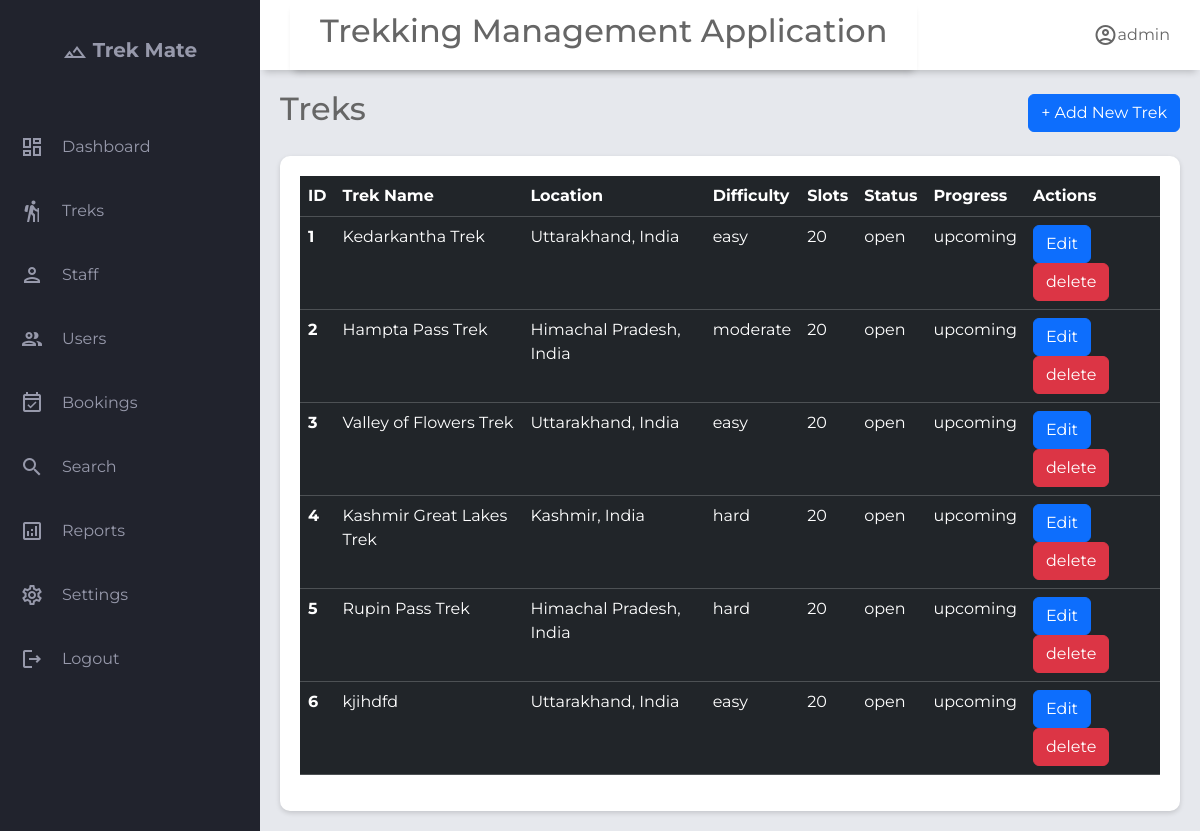
Before: /admin/treks with the older database file.
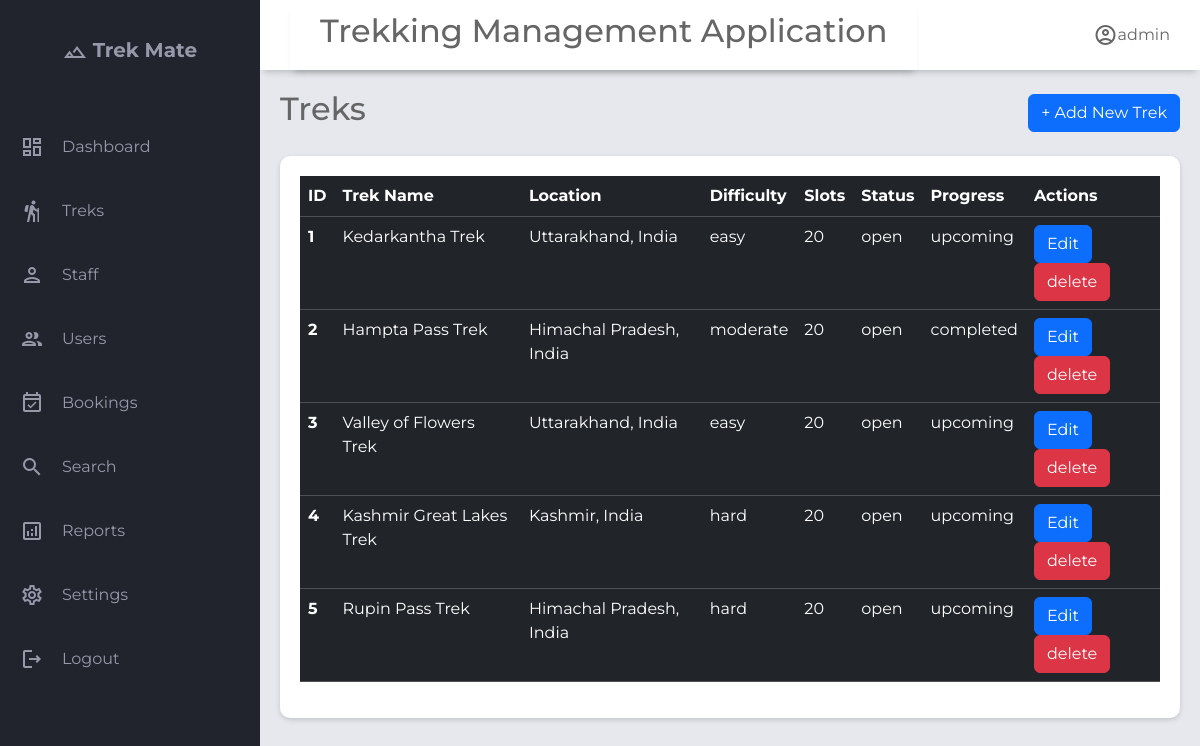
After: the same page with the newer database file.
### application/models.py (models this page shows)
class Trek(db.Model):
    __tablename__='trek'
    id              = db.Column(db.Integer, primary_key=True)
    name            = db.Column(db.String(), nullable=False)
    description     = db.Column(db.Text, nullable=True)
    location        = db.Column(db.String(), nullable=True)
    difficulty      = db.Column(db.String(), nullable=False, default='moderate')  # easy | moderate | hard
    duration_days   = db.Column(db.Integer, nullable=False)
    start_date      = db.Column(db.DateTime, nullable=True)
    end_date        = db.Column(db.DateTime, nullable=True)
    max_slots       = db.Column(db.Integer, nullable=False, default=20)
    available_slots = db.Column(db.Integer, nullable=False, default=20)
    price           = db.Column(db.Numeric, nullable=False, default=0.0)
    status          = db.Column(Enum('open','closed',name='trek_status'),nullable=False, default='pending')
    trek_progress   = db.Column(Enum('upcoming','started','completed',name="trek_progress"),default='upcoming')
    created_at      = db.Column(db.DateTime, default=db.func.now())
    updated_at      = db.Column(db.DateTime, onupdate=db.func.now())
    image           = db.Column(db.String(200))
    assigned_staffs=db.relationship('Staff_profile',secondary='trek_staff_assignment',lazy=True,back_populates='assigned_treks')#many to many relationship
    bookings=db.relationship('Booking',back_populates='trek',lazy=True,cascade="all, delete-orphan")#one to many relationship as one trek can have multiple bookings but not other side, as one booking can belong to a single trek

### application/controller.py (the view)
@app.route("/admin/treks")
def manage_treks():
    treks=Trek.query.all()
    user=User.query.filter_by(role="admin").first()
    return render_template("admin_treks.html",treks=treks,user=user)

### templates/admin_treks.html (shortened to what this page needs)
{% extends "base.html" %}
{% block header_title %}
Treks
{% endblock %}
{% block header_button %}
<a class="btn btn-primary" href="/admin/add_treks" role="button"> + Add New Trek</a>
{% endblock %}
{% block content %}
<section class="table-section">
    <div class="table-content">
        <table class="table table-dark table-hover">
            <thead>
                <tr>
                    <th scope="col">ID</th>
                    <th scope="col">Trek Name</th>
                    <th scope="col">Location</th>
                    <th scope="col">Difficulty</th>
                    <th scope="col">Slots</th>
                    <th scope="col">Status</th>
                    <th scope="col">Progress</th>
                    <th scope="col">Actions</th>
                </tr>
            </thead>
            <tbody class="table-hover">
                {% for trek in treks %}
                <tr>
                    <th scope="row">{{trek.id}}</th>
                    <td>{{trek.name}}</td>
                    <td>{{trek.location}}</td>
                    <td>{{trek.difficulty}}</td>
                    <td>{{trek.available_slots}}</td>
                    <td>{{trek.status}}</td>
                    <td>{{trek.trek_progress}}</td>
                    <td>
                        <a href="/update/{{trek.id}}/trek" class="btn btn-primary">Edit</a>
                        <a href="/delete/{{trek.id}}/trek" class="btn btn-danger">delete</a>
                    </td>
                </tr>
                {% endfor %}
            </tbody>
        </table>
    </div>
</section>
{% endblock %}

Changed rows visible on the page:
removed Trek: id "6", name "kjihdfd", location "Uttarakhand, India", difficulty "easy", available_slots "20", status "open", trek_progress "upcoming"
changed Trek "Hampta Pass Trek": trek_progress "upcoming" → "completed"
